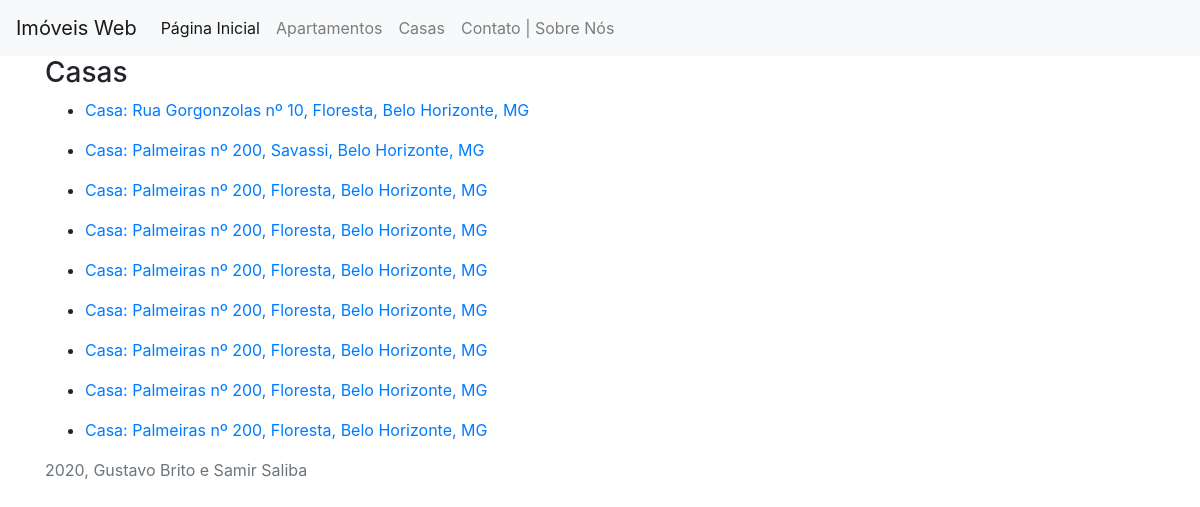
The app's page /imvwb/casas/, older data.
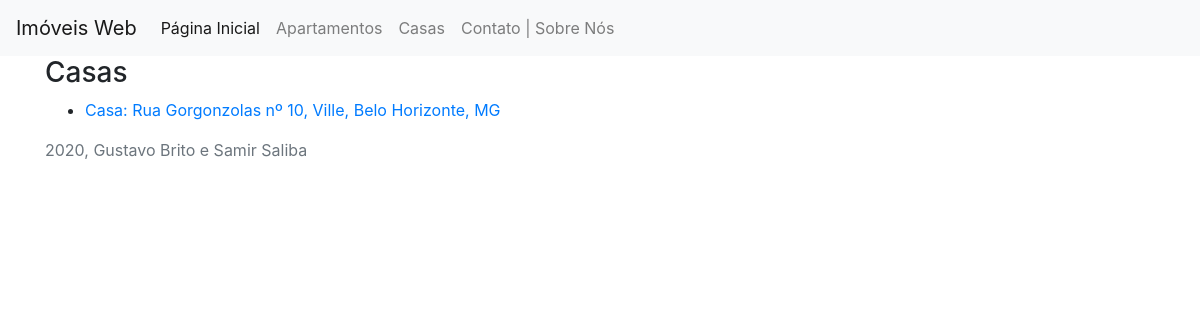
The same page, newer data.
### imvwb/models.py (models this page shows, shortened)
class Imovel(models.Model):
    num_quartos = models.PositiveSmallIntegerField(blank=False)
    num_salas_estar = models.PositiveSmallIntegerField(blank=False)
    num_salas_jantar = models.PositiveSmallIntegerField(blank=False)
    area = models.PositiveSmallIntegerField(blank=False)
    num_vagas_garagem = models.PositiveSmallIntegerField(blank=False)
    possui_armario_embutido = models.BooleanField(default=False)
    descricao = models.TextField(max_length=500, blank=True)
    aluguel = models.PositiveIntegerField(blank=False)
    data_postagem = models.DateTimeField(auto_now_add=True)
    logradouro = models.CharField(max_length=50, blank=False)
    numero = models.PositiveSmallIntegerField(blank=False)
    bairro = models.ForeignKey(Bairro, on_delete=models.PROTECT)
    cidade = models.CharField(max_length=25, blank=False)
    uf = models.CharField(max_length=2, blank=False)

class Casa(Imovel):
    def __str__(self):
        return "Casa: {} nº {}, {}, {}, {}".format(self.logradouro, self.numero, self.bairro, self.cidade, self.uf)
    pass

class Imovel(models.Model):
    num_quartos = models.PositiveSmallIntegerField(blank=False)
    num_salas_estar = models.PositiveSmallIntegerField(blank=False)
    num_salas_jantar = models.PositiveSmallIntegerField(blank=False)
    area = models.PositiveSmallIntegerField(blank=False)
    num_vagas_garagem = models.PositiveSmallIntegerField(blank=False)
    possui_armario_embutido = models.BooleanField(default=False)
    descricao = models.TextField(max_length=500, blank=True)
    aluguel = models.PositiveIntegerField(blank=False)
    data_postagem = models.DateTimeField(auto_now_add=True)
    logradouro = models.CharField(max_length=50, blank=False)
    numero = models.PositiveSmallIntegerField(blank=False)
    bairro = models.ForeignKey(Bairro, on_delete=models.PROTECT)
    cidade = models.CharField(max_length=25, blank=False)
    uf = models.CharField(max_length=2, blank=False)

class Bairro(models.Model):
    nome = models.CharField(max_length=30, blank=False)
    def __str__(self):
        return self.nome

### imvwb/views.py (the view)
# urls.py: path('casas/', views.ListaCasas.as_view(), name='casas'),
class ListaCasas(ListView):
    context_object_name = 'casas'
    queryset = Casa.objects.all()
    template_name = 'imvwb/lista_casas.html'

### imvwb/templates/imvwb/lista_casas.html
{% extends "./base.html" %}
{% block content %}
<h3>Casas</h3>
{% for casa in casas %}
    <ul>
        <li><a href="{% url 'imvwb:detail_casa' casa.id %}">{{casa}}</a></li>
    </ul>
{% endfor %}
{% endblock %}

Row changes from the older to the newer data that the page shows:
removed Casa: nome "Casa: Palmeiras nº 200, Savassi, Belo Horizonte, MG"
removed Casa: nome "Casa: Palmeiras nº 200, Floresta, Belo Horizonte, MG"
removed Casa: nome "Casa: Palmeiras nº 200, Floresta, Belo Horizonte, MG"
removed Casa: nome "Casa: Palmeiras nº 200, Floresta, Belo Horizonte, MG"
removed Casa: nome "Casa: Palmeiras nº 200, Floresta, Belo Horizonte, MG"
removed Casa: nome "Casa: Palmeiras nº 200, Floresta, Belo Horizonte, MG"
removed Casa: nome "Casa: Palmeiras nº 200, Floresta, Belo Horizonte, MG"
removed Casa: nome "Casa: Palmeiras nº 200, Floresta, Belo Horizonte, MG"
changed through a linked row, Casa: nome "Casa: Rua Gorgonzolas nº 10, Floresta, Belo Horizonte, MG" → "Casa: Rua Gorgonzolas nº 10, Ville, Belo Horizonte, MG"
